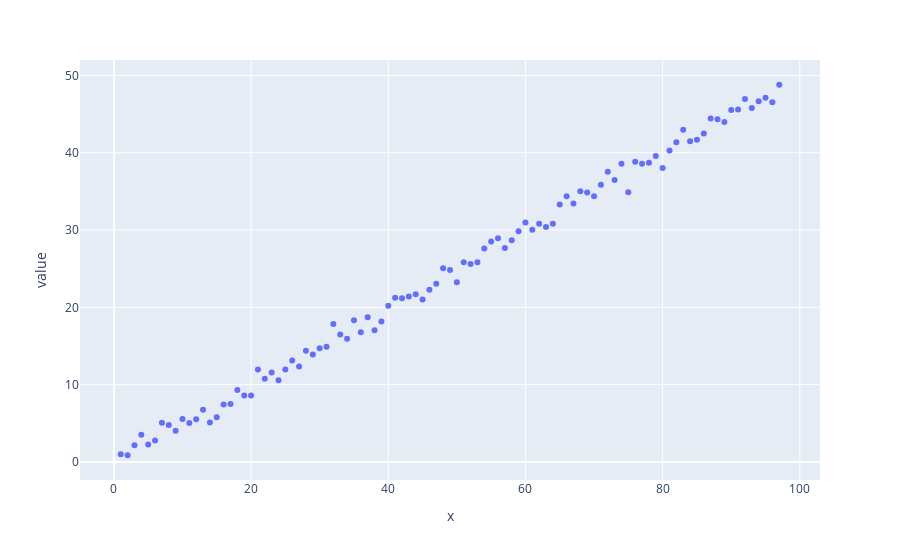

Here is the notebook cell this chart was saved with:
### Markdown cell above
Let's check how the data points look like

### Code cell
fig = px.scatter(df, x="x", y="value")
fig.show()

### Figure 1 — Plotly figure (JSON) as saved in the notebook; plotly's stock layout.template omitted (floating-point values rounded to 4 significant figures)
{"data": [{"hovertemplate": "x=%{x}<br>value=%{y}<extra></extra>", "legendgroup": "", "marker": {"color": "#636efa", "symbol": "circle"}, "mode": "markers", "name": "", "showlegend": false, "type": "scatter", "x": [1, 2, 3, 4, 5, 6, 7, 8, 9, 10, 11, 12, 13, 14, 15, 16, 17, 18, 19, 20, 21, 22, 23, 24, 25, 26, 27, 28, 29, 30, 31, 32, 33, 34, 35, 36, 37, 38, 39, 40, 41, 42, 43, 44, 45, 46, 47, 48, 49, 50, 51, 52, 53, 54, 55, 56, 57, 58, 59, 60, 61, 62, 63, 64, 65, 66, 67, 68, 69, 70, 71, 72, 73, 74, 75, 76, 77, 78, 79, 80, 81, 82, 83, 84, 85, 86, 87, 88, 89, 90, 91, 92, 93, 94, 95, 96, 97], "xaxis": "x", "y": [0.9967, 0.8617, 2.148, 3.523, 2.266, 2.766, 5.079, 4.767, 4.031, 5.543, 5.037, 5.534, 6.742, 5.087, 5.775, 7.438, 7.487, 9.314, 8.592, 8.588, 11.97, 10.77, 11.57, 10.58, 11.96, 13.11, 12.35, 14.38, 13.9, 14.71, 14.9, 17.85, 16.49, 15.94, 18.32, 16.78, 18.71, 17.04, 18.17, 20.2, 21.24, 21.17, 21.38, 21.7, 21.02, 22.28, 23.04, 25.06, 24.84, 23.24, 25.82, 25.61, 25.82, 27.61, 28.53, 28.93, 27.66, 28.69, 29.83, 30.98, 30.02, 30.81, 30.39, 30.8, 33.31, 34.36, 33.43, 35.0, 34.86, 34.35, 35.86, 37.54, 36.46, 38.56, 34.88, 38.82, 38.59, 38.7, 39.59, 38.01, 40.28, 41.36, 42.98, 41.48, 41.69, 42.5, 44.42, 44.33, 43.97, 45.51, 45.6, 46.97, 45.8, 46.67, 47.11, 46.54, 48.8], "yaxis": "y"}], "layout": {"legend": {"tracegroupgap": 0}, "margin": {"t": 60}, "xaxis": {"anchor": "y", "domain": [0, 1], "title": {"text": "x"}}, "yaxis": {"anchor": "x", "domain": [0, 1], "title": {"text": "value"}}}}
